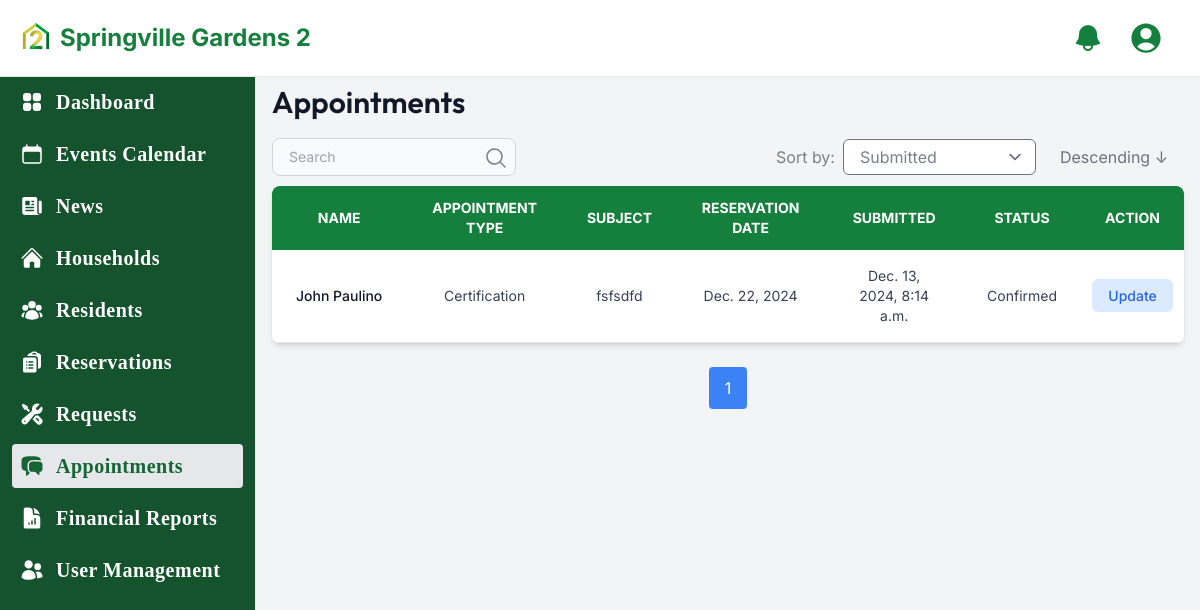
Page /officer/admin/appointment-list/ (signed in) on the earlier database version.
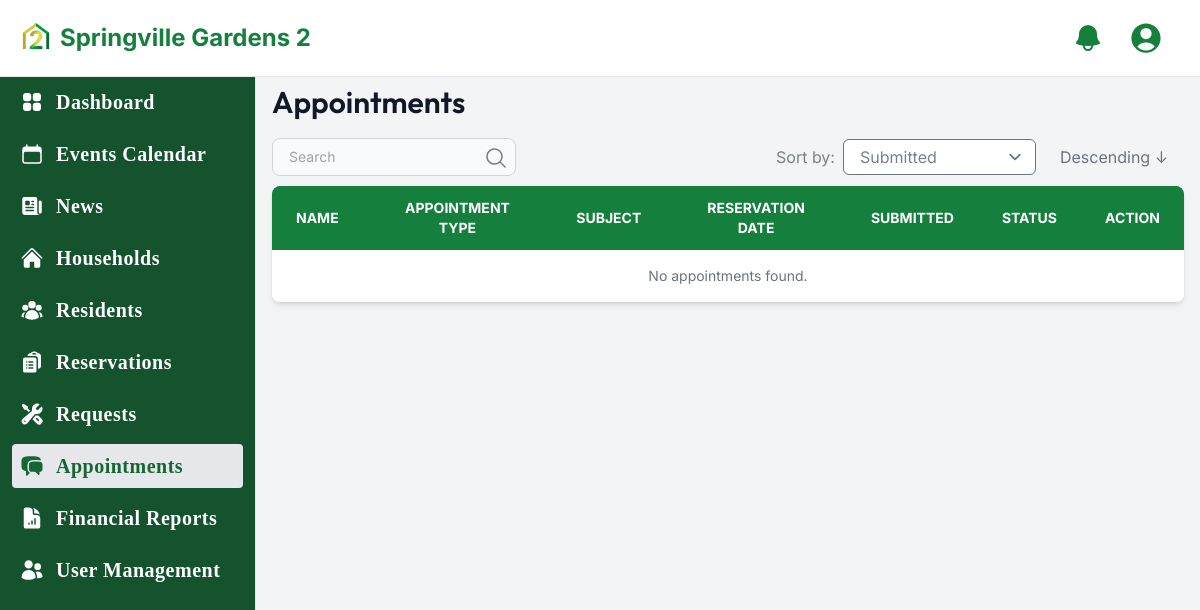
Same page on the later database version.
### SVG2/models.py (models this page shows, shortened)
class GrievanceAppointment(models.Model):
    APPOINTMENT_CHOICES = (
        ('Certification', 'Certification'),
        ('Grievance', 'Grievance'),
        ('Others', 'Others'),
    )
    household = models.ForeignKey(Household, on_delete=models.CASCADE, related_name='grievance_appointments')
    appointment_type = models.CharField(max_length=20, choices=APPOINTMENT_CHOICES, default='Certification')
    subject = models.CharField(max_length=255)
    reservation_date = models.DateField()
    description = models.TextField(blank=True)
    image = models.ImageField(upload_to='appointments/', blank=True, null=True)  # Ensure you have Pillow installed
    created_at = models.DateTimeField(auto_now_add=True)
    updated_at = models.DateTimeField(auto_now=True)
    STATUS_CHOICES = (
        ('Pending', 'Pending'),
        ('Confirmed', 'Confirmed'),
        ('Denied', 'Denied'),
        ('Canceled', 'Canceled'),
        ('Rescheduled', 'Rescheduled'),
    )
    status = models.CharField(max_length=15, choices=STATUS_CHOICES, default='Pending')
    status_changed_by_officer = models.BooleanField(default=False)

class Household(models.Model):
    BLOCK_CHOICES = (
    ('2','2'),
    ('3','3'),
    ('4','4'),
    ('5','5'),
    ('6','6'),
    ('7','7'),
    ('8','8'),
    ('10','10'),
    )
    STREET_CHOICES = (
        ('Bellflower', 'Bellflower'),
        ('Carnation', 'Carnation'),
        ('Dahlia', 'Dahlia'),
        ('Daisy', 'Daisy'),
        ('Gardenia', 'Gardenia'),
        ('Hyacinth', 'Hyacinth'),
        ('Petunia', 'Petunia'),
        ('Poinsettia', 'Poinsettia'),
        ('Primrose', 'Primrose'),
    )
    HOME_TENURE_CHOICES = (
        ('Owner', 'Owner'),
        ('Renter', 'Renter'),
        ('Caretaker', 'Caretaker'),
    )
    LAND_TENURE_CHOICES = (
        ('Owner', 'Owner'),
        ('Occupant', 'Occupant'),
        ('Settler', 'Settler'),
    )
    CONSTRUCTION_CHOICES = (
        ('Concrete', 'Concrete'),
        ('Half Concrete', 'Half Concrete'),
        ('Nipa', 'Nipa'),
        ('Wood', 'Wood'),
    )
    KITCHEN_CHOICES = (
        ('Shared', 'Shared'),
        ('Separate', 'Separate'),
    )
    WATER_FACILITY_CHOICES = (
        ('Pump', 'Pump'),
        ('Deepwell', 'Deepwell'),
        ('Primewater', 'Primewater'),
    )
    TOILET_FACILITY_CHOICES = (
        ('None', 'None'),
        ('Open Pit Owned', 'Open Pit Owned'),
        ('Open Pit Shared', 'Open Pit Shared'),
        ('Close Pit Owned', 'Close Pit Owned'),
        ('Close Pit Shared', 'Close Pit Shared'),
        ('Water Sealed Owned', 'Water Sealed Owned'),
        ('Water Sealed Shared', 'Water Sealed Shared'),
    )
    owner_name = models.OneToOneField(User, on_delete=models.CASCADE, related_name='household')
    block = models.CharField(max_length=50, choices=BLOCK_CHOICES)
    lot = models.CharField(max_length=50)
    street = models.CharField(max_length=10, choices=STREET_CHOICES)
    home_tenure = models.CharField(max_length=10, choices=HOME_TENURE_CHOICES)
    land_tenure = models.CharField(max_length=10, choices=LAND_TENURE_CHOICES)
    construction = models.CharField(max_length=13, choices=CONSTRUCTION_CHOICES)
    vehicles_owned = models.TextField(blank=True, null=True)
    kitchen = models.CharField(max_length=10, choices=KITCHEN_CHOICES)
    water_facility = models.CharField(max_length=10, choices=WATER_FACILITY_CHOICES)
    toilet_facility = models.CharField(max_length=19, choices=TOILET_FACILITY_CHOICES)
    details_changed_by_officer = models.BooleanField(default=False)

class User(AbstractUser):
    fname = models.CharField(max_length=30)
    lname = models.CharField(max_length=30)
    is_member = models.BooleanField(default=False)
    is_officer = models.BooleanField(default=False)
    profile_picture = models.ImageField(upload_to='C:/HOA_MIS/media/profile_pics/', blank=True, null=True)  # Optional field for profile picture
    phone_number = models.CharField(max_length=15, blank=True, null=True)  # Optional field for phone number
    birthdate = models.DateField(null=True, blank=True)  # Optional field for birthdate
    email = models.EmailField(unique=True)
    class Meta:
        app_label = 'SVG2'

### SVG2/views.py (the view, shortened to what this page needs)
# urls.py: path('officer/<username>/appointment-list/', AppointmentListView.as_view(), name='appointment_list'),
class AppointmentListView(RoleRequiredMixin, ListView):
    allowed_roles = ['is_officer']
    model = GrievanceAppointment
    template_name = 'officer/grievance/appointment_list.html'
    context_object_name = 'grievance_appointments'
    def dispatch(self, request, *args, **kwargs):
        if request.user.username != kwargs.get('username'):
            messages.error(request, "You are not authorized to access this page.", extra_tags="unauthorized")
            return redirect('login')
        return super().dispatch(request, *args, **kwargs)
    def get_queryset(self):
        queryset = super().get_queryset()
        search_query = self.request.GET.get('search', '')
        sort_by = self.request.GET.get('sort', 'updated_at')  # Default sort field
        direction = self.request.GET.get('direction', 'desc')  # Default direction
        order_by = sort_by if direction == 'asc' else '-' + sort_by
        return queryset.order_by(order_by)
    def get_context_data(self, **kwargs):
        context = super().get_context_data(**kwargs)
        search_query = self.request.GET.get('search', '')
        sort_by = self.request.GET.get('sort', 'updated_at')
        direction = self.request.GET.get('direction', 'desc')
        context['search_query'] = search_query
        context['sort_by'] = sort_by
        context['direction'] = direction
        grievance_appointments = self.get_queryset()  # Get filtered and sorted reservations
        paginator = Paginator(grievance_appointments, 6)  # Show 6 reservations per page
        page_number = self.request.GET.get('page')
        page_obj = paginator.get_page(page_number)
        context['grievance_appointments'] = page_obj
        return context

### SVG2/context_processors.py (called while the page is built)
def notifications_context(request):
    if request.user.is_authenticated:
        notifications = Notification.objects.filter(recipient=request.user)
    else:
        notifications = []
    return {"notifications": notifications}

def unread_notifications(request):
    if request.user.is_authenticated:
        unread_count = Notification.objects.filter(recipient=request.user, read=False).count()
    else:
        unread_count = 0
    return {'unread_count': unread_count}

### SVG2/views.py (called while the page is built)
    def dispatch(self, request, *args, **kwargs):
        user = request.user
        if user.is_authenticated and any(getattr(user, role, False) for role in self.allowed_roles):
            return super().dispatch(request, *args, **kwargs)
        return redirect('login')  # Redirect if unauthorized

### SVG2/templates/officer/grievance/appointment_list.html (shortened to what the changed rows need)
{% extends 'officer/officer_base.html' %}
{% load static %}
{% block content %}
<div class="pt-16 lg:ml-64">
    <div class="p-4 rounded-lg">
            <div class="relative shadow-md sm:rounded-lg rounded-lg overflow-hidden">
                <div class="overflow-x-auto">
                <table class="w-full text-sm text-center text-gray-500 dark:text-gray-400">
                    <thead
                        class="text-md text-white uppercase bg-green-700 dark:bg-gray-700 dark:text-gray-400">
                        <tr>
                        <th scope="col" class="px-6 py-3 bg-green-700 dark:bg-gray-700 w-1/8 rounded-tl-lg">
                            Name
                        </th>
                        <th scope="col" class="px-6 py-3 bg-green-700 dark:bg-gray-700 w-1/8">
                            Appointment Type
                        </th>
                        <th scope="col" class="px-6 py-3 bg-green-700 dark:bg-gray-700 w-1/8">
                            Subject
                        </th>
                        <th scope="col" class="px-6 py-3 bg-green-700 dark:bg-gray-700 w-1/8">
                            Reservation Date
                        </th>
                        <th scope="col" class="px-6 py-3 bg-green-700 dark:bg-gray-700 w-1/8">
                            Submitted
                        </th>
                        <th scope="col" class="px-6 py-3 bg-green-700 dark:bg-gray-700 w-1/8">
                            Status
                        </th>
                        <th scope="col" class="px-6 py-3 bg-green-700 dark:bg-gray-700 w-1/8 rounded-tr-lg">
                            Action
                        </th>
                    </tr>
                </thead>
                <tbody class="bg-white dark:bg-gray-800">
                        {% for grievanceappointment in grievance_appointments %}
                        <tr class="bg-white text-gray-700 border-b border-gray-200 dark:bg-gray-800 dark:border-gray-700 hover:bg-gray-50 dark:hover:bg-gray-600">
                            <th scope="row" class="px-6 py-4 font-medium text-gray-900 whitespace-nowrap dark:text-white">
                                <a href="{% url 'view_appointment' user.username grievanceappointment.id %}" class="font-medium hover:text-blue-600">
                                    {{ grievanceappointment.household.owner_name.fname }} {{ grievanceappointment.household.owner_name.lname }}
                                </th>
                                <td class="px-6 py-4">
                                    {{ grievanceappointment.appointment_type }}
                                </td>
                                <td class="px-6 py-4">
                                    {{ grievanceappointment.subject }}
                                </td>
                                <td class="px-6 py-4">
                                    {{ grievanceappointment.reservation_date }}
                                </td>
                                <td class="px-6 py-4">
                                    {{ grievanceappointment.updated_at }}
                                </td>
                                <td class="px-6 py-4">
                                    {{ grievanceappointment.status }}
                            </td>
                            <td class="px-2 py-4">
                                <a href="{% url 'update_appointment_status' user.username grievanceappointment.id %}" class="font-medium text-blue-600 rounded-md p-2 px-4 bg-blue-100 dark:bg-blue-200 dark:text-blue-800 hover:bg-blue-300">Update</a>
                            </td>
                        </tr>
                        {% empty %}
                        <tr>
                            <td colspan="7" class="px-6 py-4 text-gray-500 dark:text-gray-400">
                                No appointments found.
                            </td>
                        </tr>
                    {% endfor %}
                    </tbody>
                </table>
            </div>
        </div>
        {% if grievance_appointments %}
        <div class="mt-6 flex justify-center space-x-4">
          <span class="px-4 py-2 bg-blue-500 text-white rounded">{{ grievance_appointments.number }}</span>
        </div>
      {% endif %}
    </div>
</div>
{% endblock %}

Differences in the rows shown:
removed GrievanceAppointment: household.owner_name.fname "John", household.owner_name.lname "Paulino", appointment_type "Certification", subject "fsfsdfd", reservation_date "Dec. 22, 2024", updated_at "Dec. 13, 2024, 8:14 a.m.", status "Confirmed"
Other differences:
{{ grievance_appointments.number }}: "1" → (not shown)
text now shown: "No appointments found."
